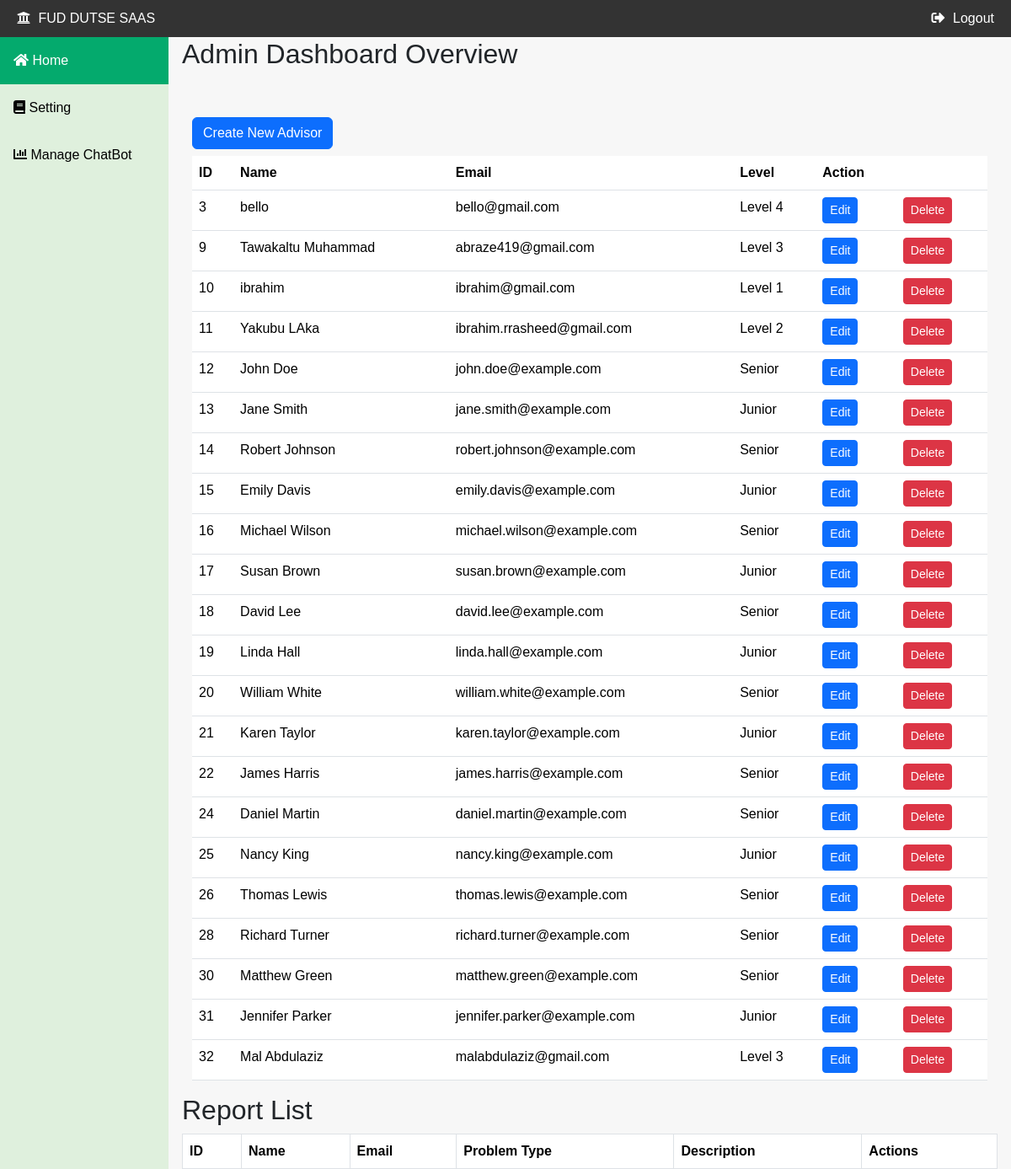
/admin/admin_dashboard.php, run on the app's committed database.
### tables this page shows
CREATE TABLE `advisors` (
  `advisor_id` int(11) NOT NULL,
  `advisor_name` varchar(50) NOT NULL,
  `advisor_email` varchar(100) NOT NULL,
  `advisor_password` varchar(50) NOT NULL,
  `advisor_level` varchar(50) DEFAULT NULL,
  `department_id` varchar(10) NOT NULL,
  `advisor_phone` varchar(20) DEFAULT NULL,
  `advisor_office_location` varchar(100) DEFAULT NULL
);

### admin/admin_dashboard.php (the view, shortened to what this page needs)
<!DOCTYPE html>
<html lang="en">
<head>
    <link rel="stylesheet" href="https://cdnjs.cloudflare.com/ajax/libs/font-awesome/5.15.3/css/all.min.css">
    <link href="https://cdn.jsdelivr.net/npm/bootstrap@5.3.1/dist/css/bootstrap.min.css" rel="stylesheet">
   </head>
<body>
    <header>
        <div class="top-nav">
            <a href="#"><i class="fas fa-university"></i> FUD DUTSE  SAAS</a>
            <a href="logout.php" style="float: right;"><i class="fas fa-sign-out-alt"></i> Logout</a>
        </div>
    </header>
    <div class="dashboard-container">
        <nav class="sidebar">
        <a href="admin_dashboard.php" class="active"><i class="fas fa-home"></i> Home</a>
        <a href="manageadmin.php"><i class="fas fa-book"></i> Setting</a>
        <a href="../chatbot/admin/index.php"><i class="fas fa-chart-bar"></i> Manage ChatBot</a>
        </nav>
    <div class="content">
        <h2>Admin Dashboard Overview</h2>
        <div class="container mt-5">
        <button class="btn btn-primary mt-2 mb-2" data-toggle="modal" data-target="#createAdvisorModal">Create New Advisor</button>
        <table class="table">
            <thead>
                <tr>
                    <th>ID</th>
                    <th>Name</th>
                    <th>Email</th>
                    <th>Level</th>
                    <th>Action</th>
                    <th></th>
                </tr>
            </thead>
            <tbody>
                <?php
                include 'db_connect.php';
                $sql = "SELECT * FROM advisors";
                $result = $conn->query($sql);
                if ($result->num_rows > 0) {
                    while ($row = $result->fetch_assoc()) {
                        echo "<tr>";
                        echo "<td>" . $row["advisor_id"] . "</td>";
                        echo "<td>" . $row["advisor_name"] . "</td>";
                        echo "<td>" . $row["advisor_email"] . "</td>";
                        echo "<td>" . $row["advisor_level"] . "</td>";
                        echo "<td><button class='btn btn-sm btn-primary edit-advisor' data-id='" . $row["advisor_id"] . "'>Edit</button></td>";
                        echo "<td><button class='btn btn-sm btn-danger delete-advisor' data-id='" . $row["advisor_id"] . "'>Delete</button></td>";
                        echo "</tr>";
                    }
                } else {
                    echo "<tr><td colspan='5'>No advisors found</td></tr>";
                }
                ?>
            </tbody>
        </table>
    </div>
    <h2>Report List</h2>
    <table class="table table-bordered">
        <thead>
            <tr>
                <th>ID</th>
                <th>Name</th>
                <th>Email</th>
                <th>Problem Type</th>
                <th>Description</th>
                <th>Actions</th>
            </tr>
        </thead>
    </table>
</div>
</body>
</html>

### admin/admin_dashboard.php (style rules this page uses)
body { font-family: Arial, sans-serif; background-color: #f7f7f7; margin: 0; padding: 0; }
.sidebar { margin: 0; padding: 0; width: 200px; background-color: #dff0dd; position: fixed; height: 100%; overflow: auto; }
.sidebar a { display: block; color: black; padding: 16px; text-decoration: none; }
.sidebar a.active { background-color: #04AA6D; color: white; }
div.content { margin-left: 200px; padding: 1px 16px; height: 1000px; }
.top-nav { z-index: 1; background-color: #333; color: white; padding: 10px 20px; display: flex; justify-content: space-between; align-items: center; }
.top-nav a { color: white; text-decoration: none; }
.top-nav i { margin-right: 5px; }

### data on the page
advisors: advisor_id "3", advisor_name "bello", advisor_email "bello@gmail.com", advisor_level "Level 4"
advisors: advisor_id "9", advisor_name "Tawakaltu Muhammad", advisor_email "abraze419@gmail.com", advisor_level "Level 3"
advisors: advisor_id "10", advisor_name "ibrahim", advisor_email "ibrahim@gmail.com", advisor_level "Level 1"
advisors: advisor_id "11", advisor_name "Yakubu LAka", advisor_email "ibrahim.rrasheed@gmail.com", advisor_level "Level 2"
advisors: advisor_id "12", advisor_name "John Doe", advisor_email "john.doe@example.com", advisor_level "Senior"
advisors: advisor_id "13", advisor_name "Jane Smith", advisor_email "jane.smith@example.com", advisor_level "Junior"
advisors: advisor_id "14", advisor_name "Robert Johnson", advisor_email "robert.johnson@example.com", advisor_level "Senior"
advisors: advisor_id "15", advisor_name "Emily Davis", advisor_email "emily.davis@example.com", advisor_level "Junior"
advisors: advisor_id "16", advisor_name "Michael Wilson", advisor_email "michael.wilson@example.com", advisor_level "Senior"
advisors: advisor_id "17", advisor_name "Susan Brown", advisor_email "susan.brown@example.com", advisor_level "Junior"
advisors: advisor_id "18", advisor_name "David Lee", advisor_email "david.lee@example.com", advisor_level "Senior"
advisors: advisor_id "19", advisor_name "Linda Hall", advisor_email "linda.hall@example.com", advisor_level "Junior"
advisors: advisor_id "20", advisor_name "William White", advisor_email "william.white@example.com", advisor_level "Senior"
advisors: advisor_id "21", advisor_name "Karen Taylor", advisor_email "karen.taylor@example.com", advisor_level "Junior"
advisors: advisor_id "22", advisor_name "James Harris", advisor_email "james.harris@example.com", advisor_level "Senior"
advisors: advisor_id "24", advisor_name "Daniel Martin", advisor_email "daniel.martin@example.com", advisor_level "Senior"
advisors: advisor_id "25", advisor_name "Nancy King", advisor_email "nancy.king@example.com", advisor_level "Junior"
advisors: advisor_id "26", advisor_name "Thomas Lewis", advisor_email "thomas.lewis@example.com", advisor_level "Senior"
advisors: advisor_id "28", advisor_name "Richard Turner", advisor_email "richard.turner@example.com", advisor_level "Senior"
advisors: advisor_id "30", advisor_name "Matthew Green", advisor_email "matthew.green@example.com", advisor_level "Senior"
advisors: advisor_id "31", advisor_name "Jennifer Parker", advisor_email "jennifer.parker@example.com", advisor_level "Junior"
advisors: advisor_id "32", advisor_name "Mal Abdulaziz", advisor_email "malabdulaziz@gmail.com", advisor_level "Level 3"
